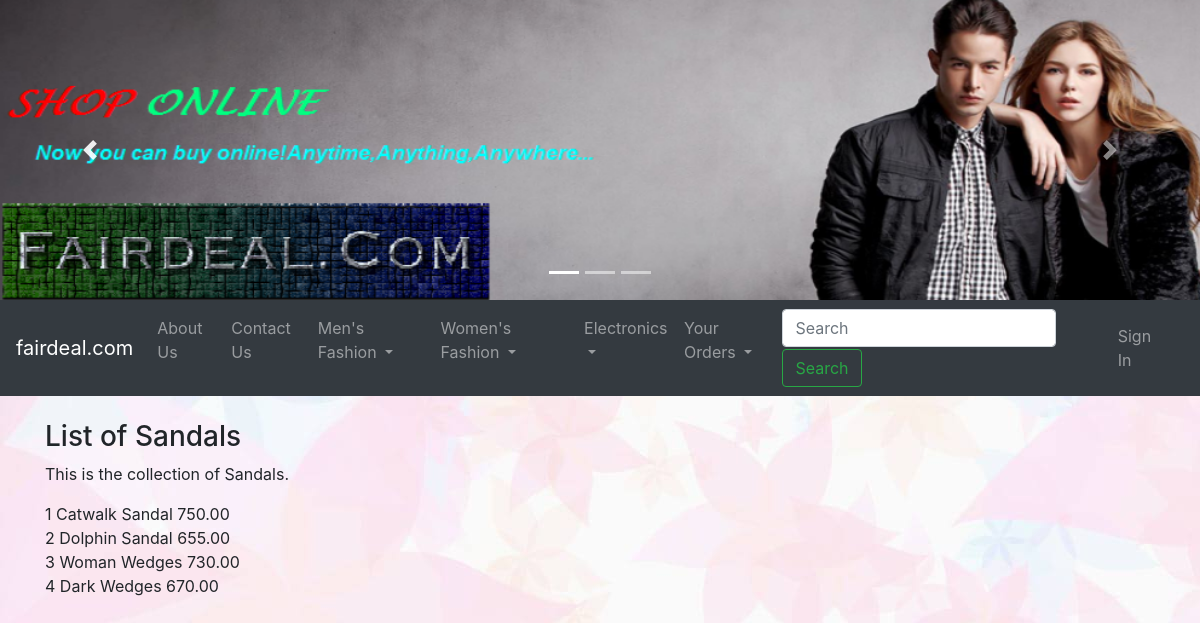
The app's page /sandal with its own data.
### garments/models.py (models this page shows, shortened)
class Sandal(models.Model):
    name = models.CharField(max_length=100)
    photo = models.FileField(blank=True)
    desc = models.TextField(max_length=500)
    price = models.DecimalField(max_digits=10, decimal_places=2)
    stock = models.PositiveIntegerField()
    available = models.BooleanField(default=True)
    created = models.DateTimeField(auto_now_add=True)
    updated = models.DateTimeField(auto_now=True)

### garments/views.py (the view)
# urls.py: url(r'^sandal$', sandal),
def sandal(request):
    lst = Sandal.objects.all()
    return render(request, 'sandal.html', {'lst':lst})

### garments/template/sandal.html (shortened to what this page needs)
{% extends 'base.html' %}
{% block content %}
<div class="container">
  <h3>List of Sandals</h3>
  <p>This is the collection of Sandals.</p>
{% for l in lst %}
{% if l.available %}
{{forloop.counter}}
{{l.name}}
{{l.price}}<br>
{% endif %}
{% endfor %}
</div>
{% endblock %}

### records on screen
Sandal: name "Catwalk Sandal", price "750.00"
Sandal: name "Dolphin Sandal", price "655.00"
Sandal: name "Woman Wedges", price "730.00"
Sandal: name "Dark Wedges", price "670.00"
